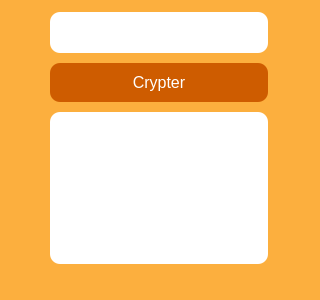
<?xml version="1.0" encoding="UTF-8"?>
<ui version="4.0">
 <class>Dialog</class>
 <widget class="QDialog" name="Dialog">
  <property name="geometry">
   <rect>
    <x>0</x>
    <y>0</y>
    <width>320</width>
    <height>300</height>
   </rect>
  </property>
  <property name="minimumSize">
   <size>
    <width>320</width>
    <height>300</height>
   </size>
  </property>
  <property name="maximumSize">
   <size>
    <width>320</width>
    <height>300</height>
   </size>
  </property>
  <property name="windowTitle">
   <string>Crypter mot</string>
  </property>
  <property name="styleSheet">
   <string notr="true">background-color: rgb(252, 175, 62);</string>
  </property>
  <widget class="QWidget" name="layoutWidget">
   <property name="geometry">
    <rect>
     <x>30</x>
     <y>10</y>
     <width>258</width>
     <height>256</height>
    </rect>
   </property>
   <layout class="QVBoxLayout" name="verticalLayout">
    <item>
     <widget class="QLineEdit" name="lineEdit">
      <property name="styleSheet">
       <string notr="true">background-color: rgb(255, 255, 255);
border: none;
padding: 10px;
font-size: 16px;
margin: 2px 20px;
border-radius: 10px;</string>
      </property>
     </widget>
    </item>
    <item>
     <widget class="QPushButton" name="pushButton">
      <property name="styleSheet">
       <string notr="true">border: none;
background-color: rgb(206, 92, 0);
color:white;
padding: 10px;
font-size: 16px;
margin: 2px 20px;
border-radius: 10px;</string>
      </property>
      <property name="text">
       <string>Crypter</string>
      </property>
     </widget>
    </item>
    <item>
     <widget class="QTextEdit" name="textEdit">
      <property name="styleSheet">
       <string notr="true">background-color: rgb(255, 255, 255);
border: none;
padding: 10px;
font-size: 16px;
margin: 2px 20px;
border-radius: 10px;</string>
      </property>
     </widget>
    </item>
   </layout>
  </widget>
 </widget>
 <resources/>
 <connections/>
</ui>
